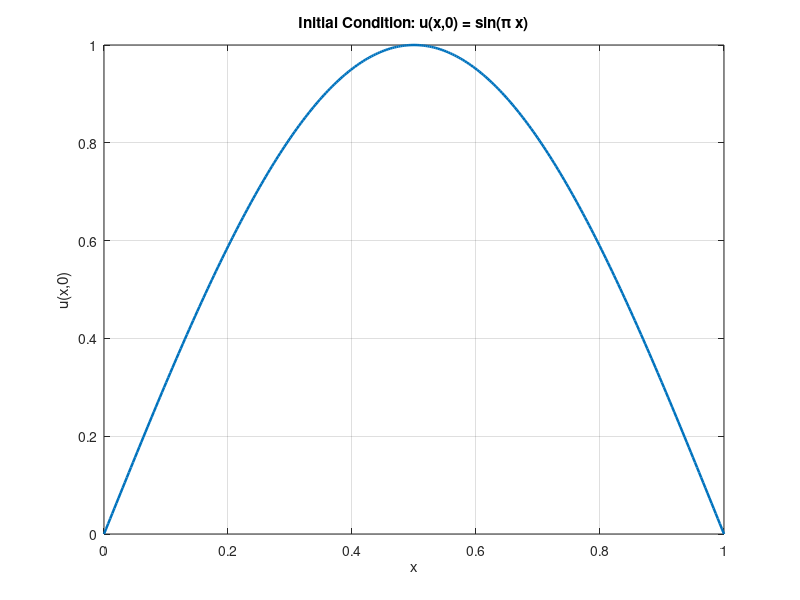

The MATLAB script that drew this image: (Note: this script raises an error after producing the figure.)
%[text] # Week 11 Solution: Transient Heat Equation — Quadratic Elements, Forward Euler
%[text] This script solves the 1D transient heat equation using **quadratic (second-order)** elements and **forward Euler** (explicit) time integration with a **lumped mass** matrix.
%%
%[text] ## 0) Problem Statement
%[text] We solve the transient heat equation:
%[text]{"align":"center"} $ \frac{\partial u}{\partial t} = \frac{\partial^2 u}{\partial x^2}, \quad x \in (0,1),\; t > 0 $
%[text] with homogeneous Dirichlet boundary conditions $ u(0,t) = u(1,t) = 0 $ and initial condition $ u(x,0) = \sin(\pi x) $.
%[text] The exact solution is $ u(x,t) = e^{-\pi^2 t}\sin(\pi x) $.

L       = 1.0;
t_final = 0.1;

u_exact = @(x,t) exp(-pi^2*t) .* sin(pi*x);
u_init  = @(x) sin(pi*x);

x_plot = linspace(0, L, 300);
figure
plot(x_plot, u_init(x_plot), 'LineWidth', 1.8);
grid on; xlabel('x'); ylabel('u(x,0)');
title('Initial Condition: u(x,0) = sin(\pi x)');
%%
%[text] ## 1) Semi-Discrete Weak Form
%[text] Multiply by test function $ v $, integrate by parts:
%[text]{"align":"center"} $ \int_0^1 \frac{\partial u}{\partial t}\,v\,dx + \int_0^1 \frac{\partial u}{\partial x}\frac{\partial v}{\partial x}\,dx = 0 $
%[text] This yields the semi-discrete system $ M\,\dot{U} + K\,U = 0 $.
%%
%[text] ## 2) Quadratic Basis Functions
%[text] Three-node reference element on $ \xi \in [-1,1] $:
%[text]{"align":"center"} $ N_1(\xi)=\tfrac{1}{2}\xi(\xi-1),\quad N_2(\xi)=1-\xi^2,\quad N_3(\xi)=\tfrac{1}{2}\xi(\xi+1) $
%[text] $ N_1 $: left node ($ \xi=-1 $), $ N_2 $: mid-node ($ \xi=0 $), $ N_3 $: right node ($ \xi=1 $).

syms xi_s real
N1s = xi_s*(xi_s - 1)/2;     % left
N2s = 1 - xi_s^2;            % mid
N3s = xi_s*(xi_s + 1)/2;     % right
N   = [N1s; N2s; N3s];

xi_num = linspace(-1, 1, 200);
figure
plot(xi_num, double(subs(N1s, xi_s, xi_num)), 'LineWidth', 1.8); hold on;
plot(xi_num, double(subs(N2s, xi_s, xi_num)), 'LineWidth', 1.8);
plot(xi_num, double(subs(N3s, xi_s, xi_num)), 'LineWidth', 1.8);
grid on; xlabel('\xi'); ylabel('Value');
title('Quadratic Basis Functions');
legend('N_1 (left)', 'N_2 (mid)', 'N_3 (right)', 'Location', 'bestoutside');
%%
%[text] ## 3) Element Matrices — Symbolic Derivation
%[text] Jacobian $ J = h_e/2 $.
%[text] **Stiffness (3x3):** $ k_{ab}^{(e)} = \int_{-1}^{1} \frac{dN_a}{dx}\frac{dN_b}{dx}\,J\,d\xi $
%[text] **Lumped mass:** $ m_a^{(e)} = \int_{-1}^{1} N_a\,J\,d\xi $ (row-sum of consistent mass).

syms h_e positive
J    = h_e/2;
dNdx = (1/J) * diff(N, xi_s);

ke_sym = sym(zeros(3));
for a = 1:3
    for b = 1:3
        ke_sym(a,b) = int(dNdx(a)*dNdx(b)*J, xi_s, -1, 1);
    end
end
ke_sym = simplify(ke_sym)

me_lumped_sym = sym(zeros(3,1));
for a = 1:3
    me_lumped_sym(a) = int(N(a)*J, xi_s, -1, 1);
end
me_lumped_sym = simplify(me_lumped_sym)
%%
%[text] ## 4) Assembly
%[text] With $ n_{el} $ quadratic elements the total node count is $ 2 n_{el}+1 $. Connectivity maps each element to [left, mid, right] global indices.

nel     = 10;
nn      = 2*nel + 1;
x_nodes = linspace(0, L, nn).';
conn    = [(1:2:2*nel-1).', (2:2:2*nel).', (3:2:2*nel+1).'];

K      = zeros(nn);
M_diag = zeros(nn, 1);

for e = 1:nel
    nd = conn(e,:);              % [left, mid, right]
    he = x_nodes(nd(3)) - x_nodes(nd(1));

    ke   = (1/(3*he)) * [ 7 -8  1;
                         -8 16 -8;
                          1 -8  7];
    me_l = [he/6; 2*he/3; he/6];

    K(nd, nd)   = K(nd, nd)   + ke;
    M_diag(nd)  = M_diag(nd)  + me_l;
end

figure; spy(K);
xlabel('j'); ylabel('i');
title('Stiffness K — sparsity (quadratic)');
%%
%[text] ## 5) Initial Condition

U = u_init(x_nodes);
U(1) = 0; U(end) = 0;
%%
%[text] ## 6) Forward Euler Time Integration
%[text] Fully explicit update with lumped mass:
%[text]{"align":"center"} $ U^{n+1} = U^n - \Delta t\,M_L^{-1}\,K\,U^n $
%[text] **Stability:** for quadratic elements with lumped mass, $ \Delta t < h_e^2/7 $ (approximately).

he = L / nel;
dt = 0.8 * he^2 / 7;           % conservative CFL
Nt = ceil(t_final / dt);
dt = t_final / Nt;
fprintf('dt = %.6f,  Nt = %d\n', dt, Nt);

t_snap = [0, t_final/2, t_final];
U_snap = zeros(nn, numel(t_snap));
U_snap(:,1) = U;
snap_idx = 2;

for n = 1:Nt
    tn = n * dt;
    R  = -K * U;
    U  = U + dt * (R ./ M_diag);
    U(1) = 0;  U(end) = 0;

    if snap_idx <= numel(t_snap) && tn >= t_snap(snap_idx) - dt/2
        U_snap(:,snap_idx) = U;
        snap_idx = snap_idx + 1;
    end
end
%%
%[text] ## 7) Validation

figure; hold on;
colors = lines(numel(t_snap));
leg = {};
for k = 1:numel(t_snap)
    plot(x_nodes, U_snap(:,k), 'o-', 'Color', colors(k,:), ...
         'LineWidth', 1.5, 'MarkerSize', 4);
    fplot(@(x) u_exact(x, t_snap(k)), [0 L], '--', ...
         'Color', colors(k,:), 'LineWidth', 1.8);
    leg{end+1} = sprintf('FEM  t=%.3f', t_snap(k));
    leg{end+1} = sprintf('Exact t=%.3f', t_snap(k));
end
grid on; xlabel('x'); ylabel('u(x,t)');
title('Forward Euler — Quadratic Elements');
legend(leg, 'Location', 'best');

err = max(abs(U - u_exact(x_nodes, t_final)));
fprintf('Max nodal error at t=%.2f: %.4e\n', t_final, err);

%[appendix]{"version":"1.0"}
%---
%[metadata:view]
%   data: {"layout":"inline"}
%---
